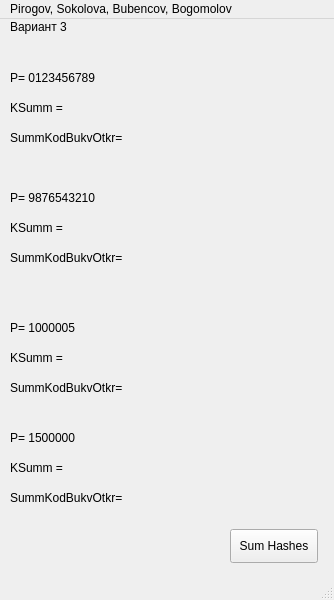
<?xml version="1.0" encoding="UTF-8"?>
<ui version="4.0">
 <class>MainWindow</class>
 <widget class="QMainWindow" name="MainWindow">
  <property name="geometry">
   <rect>
    <x>0</x>
    <y>0</y>
    <width>334</width>
    <height>600</height>
   </rect>
  </property>
  <property name="windowTitle">
   <string>MainWindow</string>
  </property>
  <widget class="QWidget" name="centralwidget">
   <widget class="QLabel" name="label_2">
    <property name="geometry">
     <rect>
      <x>10</x>
      <y>0</y>
      <width>71</width>
      <height>16</height>
     </rect>
    </property>
    <property name="text">
     <string>Вариант 3</string>
    </property>
   </widget>
   <widget class="QLabel" name="label">
    <property name="geometry">
     <rect>
      <x>10</x>
      <y>50</y>
      <width>101</width>
      <height>18</height>
     </rect>
    </property>
    <property name="text">
     <string>P= 0123456789</string>
    </property>
   </widget>
   <widget class="QLabel" name="label_3">
    <property name="geometry">
     <rect>
      <x>10</x>
      <y>170</y>
      <width>101</width>
      <height>18</height>
     </rect>
    </property>
    <property name="text">
     <string>P= 9876543210</string>
    </property>
   </widget>
   <widget class="QLabel" name="label_4">
    <property name="geometry">
     <rect>
      <x>10</x>
      <y>300</y>
      <width>91</width>
      <height>18</height>
     </rect>
    </property>
    <property name="text">
     <string>P= 1000005</string>
    </property>
   </widget>
   <widget class="QLabel" name="label6">
    <property name="geometry">
     <rect>
      <x>10</x>
      <y>410</y>
      <width>71</width>
      <height>18</height>
     </rect>
    </property>
    <property name="text">
     <string>P= 1500000</string>
    </property>
   </widget>
   <widget class="QLabel" name="label1">
    <property name="geometry">
     <rect>
      <x>10</x>
      <y>80</y>
      <width>71</width>
      <height>18</height>
     </rect>
    </property>
    <property name="text">
     <string>KSumm = </string>
    </property>
   </widget>
   <widget class="QLabel" name="label2">
    <property name="geometry">
     <rect>
      <x>10</x>
      <y>200</y>
      <width>71</width>
      <height>18</height>
     </rect>
    </property>
    <property name="text">
     <string>KSumm = </string>
    </property>
   </widget>
   <widget class="QLabel" name="label4">
    <property name="geometry">
     <rect>
      <x>10</x>
      <y>330</y>
      <width>71</width>
      <height>18</height>
     </rect>
    </property>
    <property name="text">
     <string>KSumm = </string>
    </property>
   </widget>
   <widget class="QLabel" name="label7">
    <property name="geometry">
     <rect>
      <x>10</x>
      <y>440</y>
      <width>71</width>
      <height>18</height>
     </rect>
    </property>
    <property name="text">
     <string>KSumm = </string>
    </property>
   </widget>
   <widget class="QLabel" name="SumKodBukvOtkr1_label">
    <property name="geometry">
     <rect>
      <x>10</x>
      <y>110</y>
      <width>141</width>
      <height>18</height>
     </rect>
    </property>
    <property name="text">
     <string>SummKodBukvOtkr= </string>
    </property>
   </widget>
   <widget class="QLabel" name="label3">
    <property name="geometry">
     <rect>
      <x>10</x>
      <y>230</y>
      <width>141</width>
      <height>18</height>
     </rect>
    </property>
    <property name="text">
     <string>SummKodBukvOtkr= </string>
    </property>
   </widget>
   <widget class="QLabel" name="label5">
    <property name="geometry">
     <rect>
      <x>10</x>
      <y>360</y>
      <width>141</width>
      <height>18</height>
     </rect>
    </property>
    <property name="text">
     <string>SummKodBukvOtkr= </string>
    </property>
   </widget>
   <widget class="QLabel" name="label8">
    <property name="geometry">
     <rect>
      <x>10</x>
      <y>470</y>
      <width>141</width>
      <height>18</height>
     </rect>
    </property>
    <property name="text">
     <string>SummKodBukvOtkr= </string>
    </property>
   </widget>
   <widget class="QPushButton" name="pushButton">
    <property name="geometry">
     <rect>
      <x>230</x>
      <y>510</y>
      <width>88</width>
      <height>34</height>
     </rect>
    </property>
    <property name="text">
     <string>Sum Hashes</string>
    </property>
   </widget>
   <widget class="QLabel" name="KSumm1_label">
    <property name="geometry">
     <rect>
      <x>150</x>
      <y>80</y>
      <width>161</width>
      <height>18</height>
     </rect>
    </property>
    <property name="text">
     <string/>
    </property>
   </widget>
   <widget class="QLabel" name="SummKodBukvOtkr1_label">
    <property name="geometry">
     <rect>
      <x>150</x>
      <y>110</y>
      <width>161</width>
      <height>18</height>
     </rect>
    </property>
    <property name="text">
     <string/>
    </property>
   </widget>
   <widget class="QLabel" name="label_8">
    <property name="geometry">
     <rect>
      <x>150</x>
      <y>170</y>
      <width>58</width>
      <height>18</height>
     </rect>
    </property>
    <property name="text">
     <string/>
    </property>
   </widget>
   <widget class="QLabel" name="KSumm2_label">
    <property name="geometry">
     <rect>
      <x>150</x>
      <y>200</y>
      <width>58</width>
      <height>18</height>
     </rect>
    </property>
    <property name="text">
     <string/>
    </property>
   </widget>
   <widget class="QLabel" name="SummKodBukvOtkr2_label">
    <property name="geometry">
     <rect>
      <x>150</x>
      <y>230</y>
      <width>171</width>
      <height>18</height>
     </rect>
    </property>
    <property name="text">
     <string/>
    </property>
   </widget>
   <widget class="QLabel" name="label_11">
    <property name="geometry">
     <rect>
      <x>150</x>
      <y>300</y>
      <width>58</width>
      <height>18</height>
     </rect>
    </property>
    <property name="text">
     <string/>
    </property>
   </widget>
   <widget class="QLabel" name="KSumm3_label">
    <property name="geometry">
     <rect>
      <x>150</x>
      <y>330</y>
      <width>58</width>
      <height>18</height>
     </rect>
    </property>
    <property name="text">
     <string/>
    </property>
   </widget>
   <widget class="QLabel" name="SummKodBukvOtkr3_label">
    <property name="geometry">
     <rect>
      <x>150</x>
      <y>360</y>
      <width>171</width>
      <height>18</height>
     </rect>
    </property>
    <property name="text">
     <string/>
    </property>
   </widget>
   <widget class="QLabel" name="label_14">
    <property name="geometry">
     <rect>
      <x>150</x>
      <y>410</y>
      <width>58</width>
      <height>18</height>
     </rect>
    </property>
    <property name="text">
     <string/>
    </property>
   </widget>
   <widget class="QLabel" name="SummKodBukvOtkr4_label">
    <property name="geometry">
     <rect>
      <x>150</x>
      <y>470</y>
      <width>161</width>
      <height>18</height>
     </rect>
    </property>
    <property name="text">
     <string/>
    </property>
   </widget>
   <widget class="QLabel" name="KSumm4_label">
    <property name="geometry">
     <rect>
      <x>150</x>
      <y>440</y>
      <width>58</width>
      <height>18</height>
     </rect>
    </property>
    <property name="text">
     <string/>
    </property>
   </widget>
  </widget>
  <widget class="QMenuBar" name="menubar">
   <property name="geometry">
    <rect>
     <x>0</x>
     <y>0</y>
     <width>334</width>
     <height>30</height>
    </rect>
   </property>
   <widget class="QMenu" name="menuPirogov_Sokolova_Bubencov_Bogomolov">
    <property name="title">
     <string>Pirogov, Sokolova, Bubencov, Bogomolov</string>
    </property>
   </widget>
   <addaction name="menuPirogov_Sokolova_Bubencov_Bogomolov"/>
  </widget>
  <widget class="QStatusBar" name="statusbar"/>
 </widget>
 <resources/>
 <connections/>
</ui>
